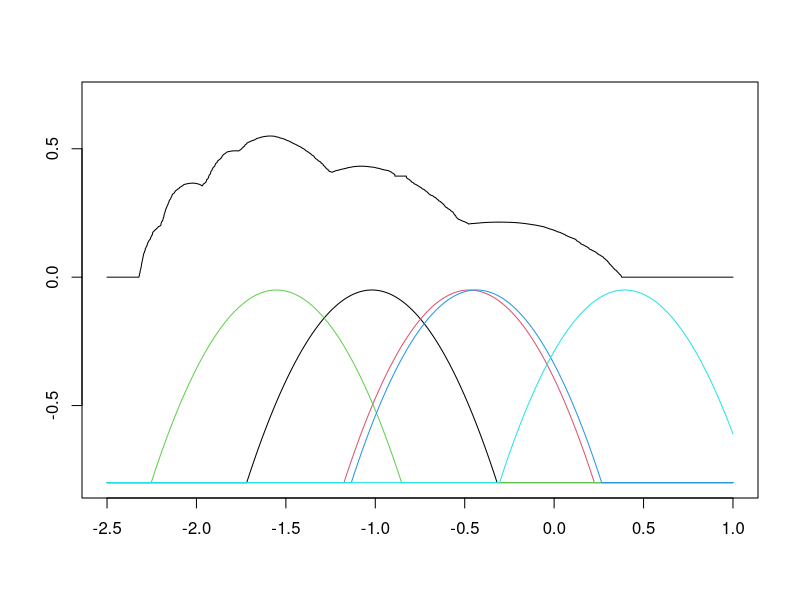

The R script that drew this image:
##### CAM120-7 yafei.xu@hu - berlin.de

# data set is in the pool https://github.com/YafeiXu/CAMquantlet
# replace the path of the working directory if necessary
setwd("C:/R")
d = read.csv("dax140624.csv") # pls download the pertinent data set.
DateInput = as.Date(d[,  1])
numOfDate = as.numeric(as.Date(c(DateInput)))
newDF = data.frame(d, numOfDate)
Pt = newDF[, 2]
P1 = Pt[ - length(Pt)]
P2 = Pt[ - 1]
DAXreturn = log(P1) - log(P2)
DAXreturn = DAXreturn * 100
r = DAXreturn

# EPA kernel function
kF = function(u){
.75 * (1 - u^2) * ifelse(abs(u) <= 1, 1, 0) 
}

# Epanechnikov kernel density estimator
fhat = function(x, h){
(1/(5 * h)) * (kF((x + .475)/h) + kF((x + 1.553)/h) + kF((x + .434)/h) + kF((x + 1.019)/h) + kF((x - .395)/h))
}
fhatOnDaxReturn = fhat(sort(r), .7)

# 5 epa
n1 = kF((seq( - 2.5,  1,  length.out = length(r)) + 1.019)/.7) - .8
n2 = kF((seq( - 2.5,  1,  length.out = length(r)) + .475)/.7) - .8
n3 = kF((seq( - 2.5,  1,  length.out = length(r)) + 1.553)/.7) - .8
n4 = kF((seq( - 2.5,  1,  length.out = length(r)) + .434)/.7) - .8
n5 = kF((seq( - 2.5,  1,  length.out = length(r)) - 0.395)/.7) - .8

# do plot
plot(seq( - 2.5,  1,  length.out = length(r)),  seq( - .8,  .7,  length.out = length(r)),  col = "White", xlab = "", ylab = "")
lines(seq( - 2.5,  1,  length.out = length(r)),  fhatOnDaxReturn, type = "l")
lines(seq( - 2.5,  1,  length.out = length(r)),  n1,  col = 1)
lines(seq( - 2.5,  1,  length.out = length(r)),  n2,  col = 2)
lines(seq( - 2.5,  1,  length.out = length(r)),  n3,  col = 3)
lines(seq( - 2.5,  1,  length.out = length(r)),  n4,  col = 4)
lines(seq( - 2.5,  1,  length.out = length(r)),  n5,  col = 5)